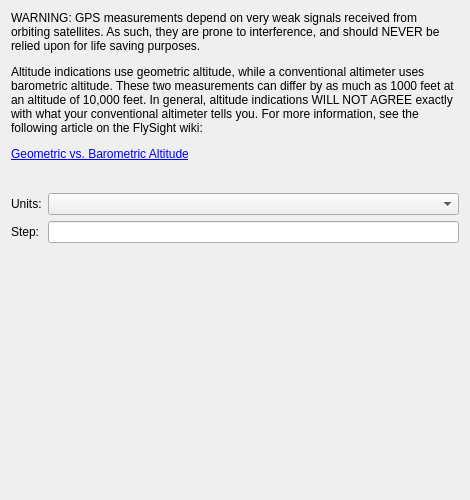
<?xml version="1.0" encoding="UTF-8"?>
<ui version="4.0">
 <class>AltitudeForm</class>
 <widget class="QWidget" name="AltitudeForm">
  <property name="geometry">
   <rect>
    <x>0</x>
    <y>0</y>
    <width>470</width>
    <height>500</height>
   </rect>
  </property>
  <property name="minimumSize">
   <size>
    <width>0</width>
    <height>500</height>
   </size>
  </property>
  <property name="windowTitle">
   <string>Form</string>
  </property>
  <layout class="QVBoxLayout" name="verticalLayout">
   <item>
    <widget class="QLabel" name="label">
     <property name="text">
      <string>&lt;html&gt;&lt;head/&gt;&lt;body&gt;&lt;p&gt;WARNING: GPS measurements depend on very weak signals received from orbiting satellites. As such, they are prone to interference, and should NEVER be relied upon for life saving purposes.&lt;/p&gt;&lt;p&gt;Altitude indications use geometric altitude, while a conventional altimeter uses barometric altitude. These two measurements can differ by as much as 1000 feet at an altitude of 10,000 feet. In general, altitude indications WILL NOT AGREE exactly with what your conventional altimeter tells you. For more information, see the following article on the FlySight wiki:&lt;/p&gt;&lt;p&gt;&lt;a href=&quot;http://flysight.ca/wiki/index.php?title=Geometric_vs._Barometric_Altitude&quot;&gt;&lt;span style=&quot; text-decoration: underline; color:#0000ff;&quot;&gt;Geometric vs. Barometric Altitude&lt;/span&gt;&lt;/a&gt;&lt;/p&gt;&lt;p&gt;&lt;/p&gt;&lt;/body&gt;&lt;/html&gt;</string>
     </property>
     <property name="wordWrap">
      <bool>true</bool>
     </property>
     <property name="openExternalLinks">
      <bool>true</bool>
     </property>
    </widget>
   </item>
   <item>
    <layout class="QGridLayout" name="gridLayout">
     <item row="1" column="0">
      <widget class="QLabel" name="label_4">
       <property name="text">
        <string>Step:</string>
       </property>
      </widget>
     </item>
     <item row="0" column="0">
      <widget class="QLabel" name="label_3">
       <property name="text">
        <string>Units:</string>
       </property>
      </widget>
     </item>
     <item row="1" column="1">
      <widget class="QLineEdit" name="stepEdit">
       <property name="inputMethodHints">
        <set>Qt::ImhDigitsOnly</set>
       </property>
      </widget>
     </item>
     <item row="0" column="1">
      <widget class="QComboBox" name="unitsComboBox"/>
     </item>
    </layout>
   </item>
   <item>
    <spacer name="verticalSpacer">
     <property name="orientation">
      <enum>Qt::Vertical</enum>
     </property>
     <property name="sizeHint" stdset="0">
      <size>
       <width>20</width>
       <height>240</height>
      </size>
     </property>
    </spacer>
   </item>
  </layout>
 </widget>
 <resources/>
 <connections/>
</ui>
